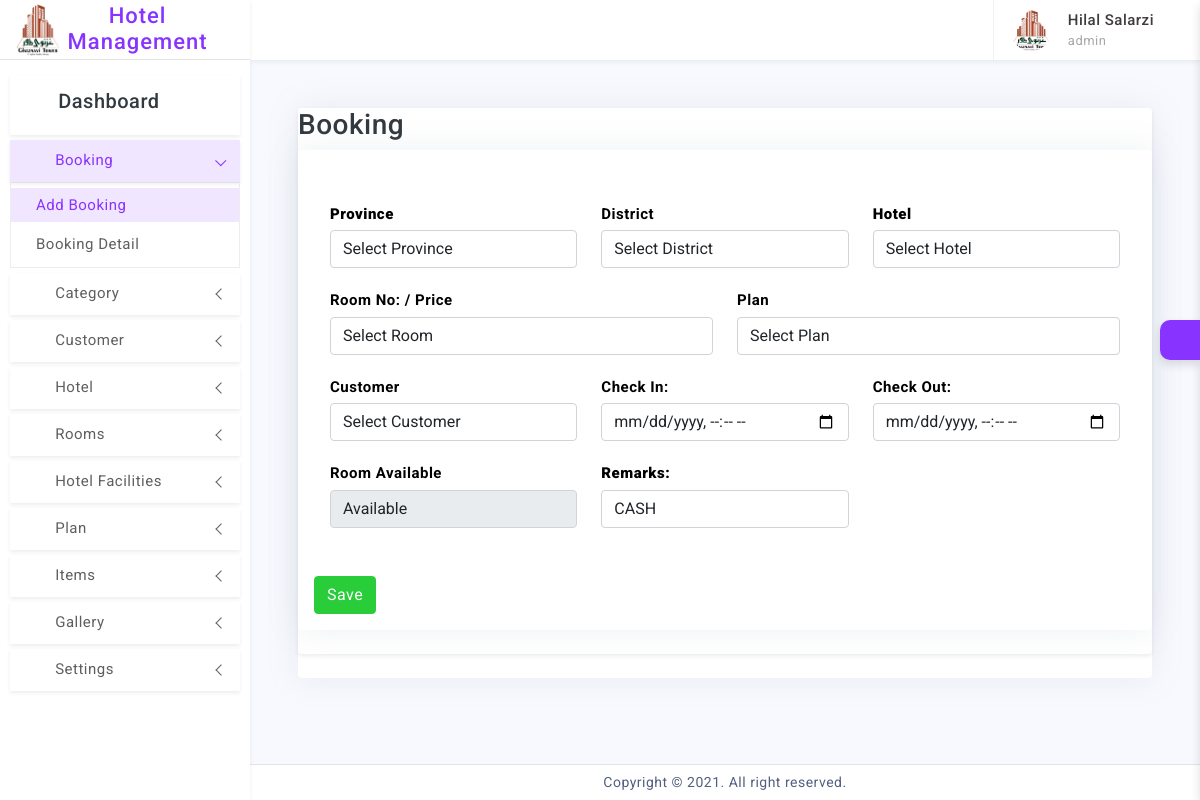
The page /pages/administrator/add_booking.php (signed in) on the database its author committed.
### tables this page shows
CREATE TABLE `system_users` (
  `id` int(11) NOT NULL,
  `role_id` int(11) NOT NULL,
  `status` int(11) NOT NULL DEFAULT 0,
  `name` varchar(100) NOT NULL,
  `username` varchar(50) NOT NULL,
  `email` varchar(50) NOT NULL,
  `password` varchar(100) NOT NULL,
  `contact` varchar(50) NOT NULL,
  `image` varchar(255) NOT NULL,
  `address` varchar(255) NOT NULL,
  `signupdate` date NOT NULL
);

### pages/administrator/add_booking.php (the view, shortened to what this page needs)
<?php include("include/header.php") ?>
<div class="page-content">
    <div class="page-content container-fluid">
        <div class="card">
        <div class=" shadow-sm card ">
        <div class=" col-md-12">
            <h3>Booking</h3>
        </div>
        <div class="card">
            <div class="card-body">
                <br>
                <form method="POST">
                    <div class="modal-body">
                        <div class="row">
                        <div class="col-md-4">
                            <label for=""><strong>Province</strong></label>
                            <select  name="province" class="form-control" id="province_id">
                                <option  selected disabled>Select Province</option>
                            </select>
                    </div>
                            <div class="col-md-4">
                                <label for="">District</label>
                                <select id="district_id" name="district" class="form-control">
                                <option selected disabled> Select District</option>
                                </select >
                            </div>
                            <div class="col-md-4">
                                <label for=""><strong>Hotel</strong></label>
                                <select id="hotel_id" name="hotel" class="form-control">
                                <option selected disabled> Select Hotel</option>
                                </select>
                            </div>
                        </div>
                        <br>
                        <div class="row">
                            <div class="col-md-6">
                            <label for="">Room No: / Price</label>
                                <select id="room_id" name="room_id" class="form-control">
                                <option selected disabled> Select Room</option>
                                </select>
                            </div>
                            <div class="col-md-6">
                                <label for="">Plan</label>
                                <select name="plan" class="form-control">
                                    <option disabled selected> Select Plan</option>
                                </select>
                            </div>
                        </div>
                        <br>
                        <div class="row">
                         <br>
                         <div class="col-md-4">
                                <label for="">Customer</label>
                                <select name="customer" class="form-control">
                                    <option disabled selected> Select Customer</option>
                                </select>
                            </div>
                            <div class="col-md-4">
                                <label for="">Check In:</label>
                                <input type="datetime-local" class="form-control" name="check_in" value="" placeholder="Room No">
                            </div>
                            <div class="col-md-4">
                                <label for="">Check Out:</label>
                                <input type="datetime-local" class="form-control" name="check_out" value="" placeholder="Room No">
                            </div>
                        </div>
                        <br>
                        <div class="row">
                            <div class="col-md-4">
                            <label for="">Room Available</label>
                                <select id="room_price" name="room_id" readonly class="form-control">
                                <option selected disabled> Available</option>
                                </select>
                        </div>
                        <div class="col-md-4">
                          <label for=""><strong>Remarks:</strong></label>
                          <select name="remarks" class="form-control">
                            <option value="cash">CASH</option>
                          </select>
                        </div>
                        </div>
                    </div>
            </div>
            <div class="card-body">
                <button type="submit" name="save" class="btn btn-success">Save</button>
            </div>
        </div>
    </div>
</div>
</div>
<?php include("include/footer.php");?>

### pages/administrator/include/head.php (shortened to what this page needs)
  <?php
$fetchData1= "SELECT * FROM system_users WHERE id='$user_id'";
$runData1 = mysqli_query($connection,$fetchData1);
$rowData1 = mysqli_fetch_array($runData1);
  $name       = $rowData1['name'];
  $username   = $rowData1['username'];
  $image      = $rowData1['image'];
  $pathImg    = "../../images/admin_profile" . $image;
 ?>
<header class="printBlock">
  <div class="topbar d-flex align-items-center">
    <nav class="navbar navbar-expand">
      <div class="user-box dropdown">
        <a class="d-flex align-items-center nav-link dropdown-toggle dropdown-toggle-nocaret" href="#" role="button" data-bs-toggle="dropdown" aria-expanded="false">
          <img src="<?php echo $pathImg ?>" class="user-img" alt="user avatar">
          <div class="user-info ps-3">
            <p class="user-name mb-0"><?php echo $name ?></p>
            <p class="designattion mb-0"><?php echo $username ?></p>
          </div>
        </a>
      </div>
    </nav>
  </div>
</header>

### assets/css/app.css (style rules this page uses)
body { font-size: 14px; letter-spacing: 0.5px; overflow-x: hidden; font-family: 'Roboto', sans-serif; }
a { text-decoration: none; }
.topbar { position: fixed; top: 0; left: 250px; right: 0; height: 60px; background: #ffffff; border-bottom: 1px solid rgb(228 228 228 / 0%); background-clip: border-box; z-index: 10; box-shadow: 0 0.125rem 0.25rem rgb(136 152 170 / 15%); }
.topbar .navbar { width: 100%; height: 60px; padding-left: 30px; padding-right: 30px; }
.page-content { padding: 1.5rem; }
input::placeholder { color: #000 !important; opacity: .3 !important }
.dropdown-toggle-nocaret:after { display: none }
.user-img { width: 42px; height: 42px; border-radius: 50%; border: 0px solid #e5e5e5; padding: 0px; }
.user-info .user-name { font-size: 15px; font-weight: 500; color: #413c3c; }
.user-info .designattion { font-size: 13px; color: #a9a8a8; }
.user-box { display: flex; align-items: center; height: 60px; border-left: 1px solid #f0f0f0; margin-left: 1rem; }
label { font-weight: bold !important; font-size: 15px !important; color: black !important; margin-bottom: 5px !important; }

### rows shown on the page
system_users: image (picture), name "Hilal Salarzi", username "admin"
